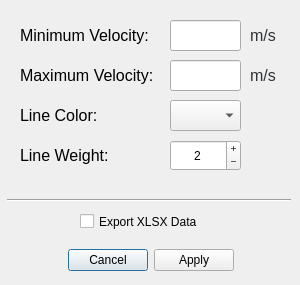
<?xml version="1.0" encoding="UTF-8"?>
<ui version="4.0">
 <class>thrReqvsVel_Dialog</class>
 <widget class="QDialog" name="thrReqvsVel_Dialog">
  <property name="geometry">
   <rect>
    <x>0</x>
    <y>0</y>
    <width>300</width>
    <height>285</height>
   </rect>
  </property>
  <property name="sizePolicy">
   <sizepolicy hsizetype="Fixed" vsizetype="Fixed">
    <horstretch>0</horstretch>
    <verstretch>0</verstretch>
   </sizepolicy>
  </property>
  <property name="windowTitle">
   <string>Plotting Thrust vs Velocity</string>
  </property>
  <property name="sizeGripEnabled">
   <bool>false</bool>
  </property>
  <property name="modal">
   <bool>false</bool>
  </property>
  <widget class="QLabel" name="thrReqminVel_label">
   <property name="geometry">
    <rect>
     <x>20</x>
     <y>20</y>
     <width>141</width>
     <height>31</height>
    </rect>
   </property>
   <property name="sizePolicy">
    <sizepolicy hsizetype="Fixed" vsizetype="Fixed">
     <horstretch>0</horstretch>
     <verstretch>0</verstretch>
    </sizepolicy>
   </property>
   <property name="styleSheet">
    <string notr="true">QLabel {font: 11pt &quot;Ubuntu&quot;}</string>
   </property>
   <property name="text">
    <string>&lt;html&gt;&lt;head/&gt;&lt;body&gt;&lt;p&gt;&lt;span style=&quot; font-size:12pt;&quot;&gt;Minimum Velocity:&lt;/span&gt;&lt;/p&gt;&lt;/body&gt;&lt;/html&gt;</string>
   </property>
  </widget>
  <widget class="QLabel" name="thrReqmaxVel_label">
   <property name="geometry">
    <rect>
     <x>20</x>
     <y>60</y>
     <width>141</width>
     <height>31</height>
    </rect>
   </property>
   <property name="sizePolicy">
    <sizepolicy hsizetype="Fixed" vsizetype="Fixed">
     <horstretch>0</horstretch>
     <verstretch>0</verstretch>
    </sizepolicy>
   </property>
   <property name="styleSheet">
    <string notr="true">QLabel {font: 11pt &quot;Ubuntu&quot;}</string>
   </property>
   <property name="text">
    <string>&lt;html&gt;&lt;head/&gt;&lt;body&gt;&lt;p&gt;&lt;span style=&quot; font-size:12pt;&quot;&gt;Maximum Velocity:&lt;/span&gt;&lt;/p&gt;&lt;/body&gt;&lt;/html&gt;</string>
   </property>
  </widget>
  <widget class="QLineEdit" name="thrReqminVel_lineEdit">
   <property name="geometry">
    <rect>
     <x>170</x>
     <y>20</y>
     <width>71</width>
     <height>31</height>
    </rect>
   </property>
   <property name="alignment">
    <set>Qt::AlignLeading|Qt::AlignLeft|Qt::AlignVCenter</set>
   </property>
   <property name="clearButtonEnabled">
    <bool>false</bool>
   </property>
  </widget>
  <widget class="QLineEdit" name="thrReqmaxVel_lineEdit">
   <property name="geometry">
    <rect>
     <x>170</x>
     <y>60</y>
     <width>71</width>
     <height>31</height>
    </rect>
   </property>
   <property name="alignment">
    <set>Qt::AlignLeading|Qt::AlignLeft|Qt::AlignVCenter</set>
   </property>
   <property name="clearButtonEnabled">
    <bool>false</bool>
   </property>
  </widget>
  <widget class="QLabel" name="thrReqminVelms_label">
   <property name="geometry">
    <rect>
     <x>250</x>
     <y>20</y>
     <width>41</width>
     <height>31</height>
    </rect>
   </property>
   <property name="sizePolicy">
    <sizepolicy hsizetype="Fixed" vsizetype="Fixed">
     <horstretch>0</horstretch>
     <verstretch>0</verstretch>
    </sizepolicy>
   </property>
   <property name="styleSheet">
    <string notr="true">QLabel {font: 10pt &quot;Ubuntu&quot;}</string>
   </property>
   <property name="text">
    <string>&lt;html&gt;&lt;head/&gt;&lt;body&gt;&lt;p&gt;&lt;span style=&quot; font-size:12pt; color:#2e3436;&quot;&gt;m/s&lt;/span&gt;&lt;/p&gt;&lt;/body&gt;&lt;/html&gt;</string>
   </property>
  </widget>
  <widget class="QLabel" name="thrReqmaxVelms_label">
   <property name="geometry">
    <rect>
     <x>250</x>
     <y>60</y>
     <width>41</width>
     <height>31</height>
    </rect>
   </property>
   <property name="sizePolicy">
    <sizepolicy hsizetype="Fixed" vsizetype="Fixed">
     <horstretch>0</horstretch>
     <verstretch>0</verstretch>
    </sizepolicy>
   </property>
   <property name="styleSheet">
    <string notr="true">QLabel {font: 10pt &quot;Ubuntu&quot;}</string>
   </property>
   <property name="text">
    <string>&lt;html&gt;&lt;head/&gt;&lt;body&gt;&lt;p&gt;&lt;span style=&quot; font-size:12pt; color:#2e3436;&quot;&gt;m/s&lt;/span&gt;&lt;/p&gt;&lt;/body&gt;&lt;/html&gt;</string>
   </property>
  </widget>
  <widget class="QDialogButtonBox" name="thrReqvsVels_buttonBox">
   <property name="geometry">
    <rect>
     <x>10</x>
     <y>240</y>
     <width>281</width>
     <height>41</height>
    </rect>
   </property>
   <property name="sizePolicy">
    <sizepolicy hsizetype="Fixed" vsizetype="Fixed">
     <horstretch>0</horstretch>
     <verstretch>0</verstretch>
    </sizepolicy>
   </property>
   <property name="orientation">
    <enum>Qt::Horizontal</enum>
   </property>
   <property name="standardButtons">
    <set>QDialogButtonBox::Apply|QDialogButtonBox::Cancel</set>
   </property>
   <property name="centerButtons">
    <bool>true</bool>
   </property>
  </widget>
  <widget class="QLabel" name="thrReqvsVel_linecolor_label">
   <property name="geometry">
    <rect>
     <x>20</x>
     <y>100</y>
     <width>91</width>
     <height>31</height>
    </rect>
   </property>
   <property name="sizePolicy">
    <sizepolicy hsizetype="Fixed" vsizetype="Fixed">
     <horstretch>0</horstretch>
     <verstretch>0</verstretch>
    </sizepolicy>
   </property>
   <property name="styleSheet">
    <string notr="true">QLabel {font: 11pt &quot;Ubuntu&quot;}</string>
   </property>
   <property name="text">
    <string>&lt;html&gt;&lt;head/&gt;&lt;body&gt;&lt;p&gt;&lt;span style=&quot; font-size:12pt;&quot;&gt;Line Color:&lt;/span&gt;&lt;/p&gt;&lt;/body&gt;&lt;/html&gt;</string>
   </property>
  </widget>
  <widget class="QComboBox" name="thrReqvsVel_linecolor_comboBox">
   <property name="geometry">
    <rect>
     <x>170</x>
     <y>100</y>
     <width>71</width>
     <height>31</height>
    </rect>
   </property>
   <property name="sizePolicy">
    <sizepolicy hsizetype="Fixed" vsizetype="Fixed">
     <horstretch>0</horstretch>
     <verstretch>0</verstretch>
    </sizepolicy>
   </property>
  </widget>
  <widget class="QLabel" name="thrReqvsVel_lw_label">
   <property name="geometry">
    <rect>
     <x>20</x>
     <y>140</y>
     <width>91</width>
     <height>31</height>
    </rect>
   </property>
   <property name="sizePolicy">
    <sizepolicy hsizetype="Fixed" vsizetype="Fixed">
     <horstretch>0</horstretch>
     <verstretch>0</verstretch>
    </sizepolicy>
   </property>
   <property name="styleSheet">
    <string notr="true">QLabel {font: 11pt &quot;Ubuntu&quot;}</string>
   </property>
   <property name="text">
    <string>&lt;html&gt;&lt;head/&gt;&lt;body&gt;&lt;p&gt;&lt;span style=&quot; font-size:12pt;&quot;&gt;Line Weight:&lt;/span&gt;&lt;/p&gt;&lt;/body&gt;&lt;/html&gt;</string>
   </property>
  </widget>
  <widget class="QSpinBox" name="thrReqvsVel_lw_spinBox">
   <property name="geometry">
    <rect>
     <x>170</x>
     <y>140</y>
     <width>71</width>
     <height>31</height>
    </rect>
   </property>
   <property name="sizePolicy">
    <sizepolicy hsizetype="Fixed" vsizetype="Fixed">
     <horstretch>0</horstretch>
     <verstretch>0</verstretch>
    </sizepolicy>
   </property>
   <property name="alignment">
    <set>Qt::AlignCenter</set>
   </property>
   <property name="buttonSymbols">
    <enum>QAbstractSpinBox::PlusMinus</enum>
   </property>
   <property name="showGroupSeparator" stdset="0">
    <bool>false</bool>
   </property>
   <property name="minimum">
    <number>1</number>
   </property>
   <property name="maximum">
    <number>5</number>
   </property>
   <property name="value">
    <number>2</number>
   </property>
  </widget>
  <widget class="Line" name="divider_line">
   <property name="geometry">
    <rect>
     <x>7</x>
     <y>190</y>
     <width>284</width>
     <height>21</height>
    </rect>
   </property>
   <property name="sizePolicy">
    <sizepolicy hsizetype="Fixed" vsizetype="Fixed">
     <horstretch>0</horstretch>
     <verstretch>0</verstretch>
    </sizepolicy>
   </property>
   <property name="orientation">
    <enum>Qt::Horizontal</enum>
   </property>
  </widget>
  <widget class="QCheckBox" name="exportData_checkBox">
   <property name="geometry">
    <rect>
     <x>80</x>
     <y>210</y>
     <width>151</width>
     <height>23</height>
    </rect>
   </property>
   <property name="sizePolicy">
    <sizepolicy hsizetype="Fixed" vsizetype="Fixed">
     <horstretch>0</horstretch>
     <verstretch>0</verstretch>
    </sizepolicy>
   </property>
   <property name="text">
    <string>Export XLSX Data</string>
   </property>
   <property name="tristate">
    <bool>false</bool>
   </property>
  </widget>
 </widget>
 <resources/>
 <connections/>
</ui>
